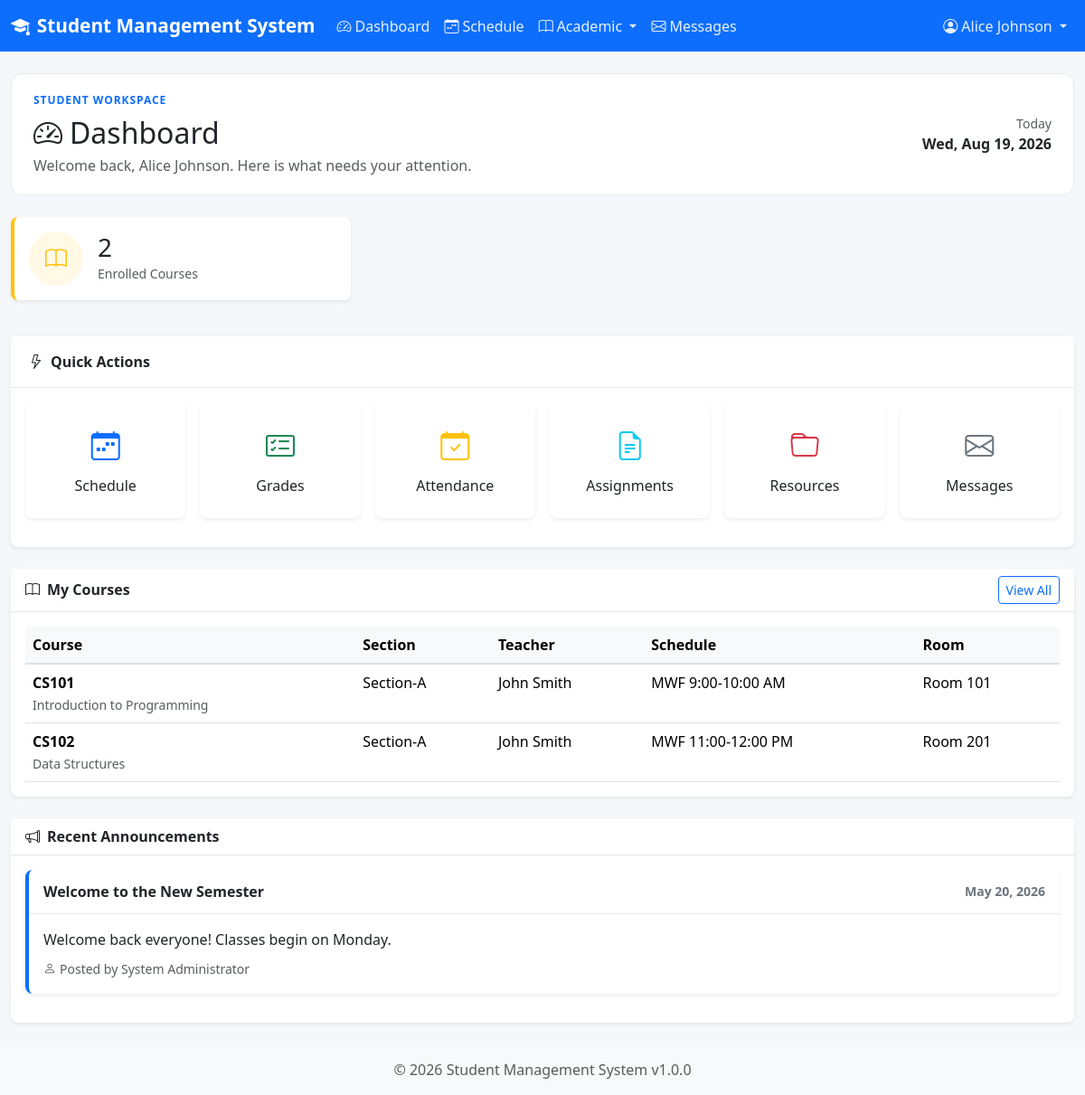
Page /dashboard.php (signed in) on the committed database.
### tables this page shows
CREATE TABLE IF NOT EXISTS user_profiles (
    id INT AUTO_INCREMENT PRIMARY KEY,
    user_id INT NOT NULL UNIQUE,
    email VARCHAR(100),
    phone VARCHAR(20),
    address TEXT,
    profile_pic_path VARCHAR(255) DEFAULT 'assets/images/default-avatar.png',
    date_of_birth DATE,
    created_at TIMESTAMP DEFAULT CURRENT_TIMESTAMP,
    updated_at TIMESTAMP DEFAULT CURRENT_TIMESTAMP ON UPDATE CURRENT_TIMESTAMP,
    FOREIGN KEY (user_id) REFERENCES users(id) ON DELETE CASCADE
);

CREATE TABLE IF NOT EXISTS users (
    id INT AUTO_INCREMENT PRIMARY KEY,
    username VARCHAR(50) NOT NULL UNIQUE,
    password VARCHAR(255) NOT NULL,
    role ENUM('admin', 'teacher', 'student') NOT NULL,
    full_name VARCHAR(100) NOT NULL,
    created_at TIMESTAMP DEFAULT CURRENT_TIMESTAMP,
    updated_at TIMESTAMP DEFAULT CURRENT_TIMESTAMP ON UPDATE CURRENT_TIMESTAMP
);

CREATE TABLE IF NOT EXISTS enrollments (
    id INT AUTO_INCREMENT PRIMARY KEY,
    student_id INT NOT NULL,
    section_id INT NOT NULL,
    enrollment_date DATE DEFAULT (CURRENT_DATE),
    status ENUM('enrolled', 'dropped', 'completed') DEFAULT 'enrolled',
    grade VARCHAR(5),
    created_at TIMESTAMP DEFAULT CURRENT_TIMESTAMP,
    updated_at TIMESTAMP DEFAULT CURRENT_TIMESTAMP ON UPDATE CURRENT_TIMESTAMP,
    FOREIGN KEY (student_id) REFERENCES users(id) ON DELETE CASCADE,
    FOREIGN KEY (section_id) REFERENCES sections(id) ON DELETE CASCADE,
    UNIQUE KEY unique_enrollment (student_id, section_id)
);

CREATE TABLE IF NOT EXISTS courses (
    id INT AUTO_INCREMENT PRIMARY KEY,
    course_code VARCHAR(20) NOT NULL UNIQUE,
    course_name VARCHAR(100) NOT NULL,
    description TEXT,
    credits INT DEFAULT 3,
    status ENUM('active', 'inactive') DEFAULT 'active',
    created_at TIMESTAMP DEFAULT CURRENT_TIMESTAMP,
    updated_at TIMESTAMP DEFAULT CURRENT_TIMESTAMP ON UPDATE CURRENT_TIMESTAMP
);

CREATE TABLE IF NOT EXISTS sections (
    id INT AUTO_INCREMENT PRIMARY KEY,
    section_name VARCHAR(50) NOT NULL,
    course_id INT NOT NULL,
    teacher_id INT,
    room_number VARCHAR(20),
    schedule_time VARCHAR(100),
    max_students INT DEFAULT 40,
    status ENUM('active', 'inactive') DEFAULT 'active',
    created_at TIMESTAMP DEFAULT CURRENT_TIMESTAMP,
    updated_at TIMESTAMP DEFAULT CURRENT_TIMESTAMP ON UPDATE CURRENT_TIMESTAMP,
    FOREIGN KEY (course_id) REFERENCES courses(id) ON DELETE CASCADE,
    FOREIGN KEY (teacher_id) REFERENCES users(id) ON DELETE SET NULL,
    UNIQUE KEY unique_section_course (section_name, course_id)
);

CREATE TABLE IF NOT EXISTS announcements (
    id INT AUTO_INCREMENT PRIMARY KEY,
    title VARCHAR(200) NOT NULL,
    content TEXT NOT NULL,
    target_role ENUM('all', 'admin', 'teacher', 'student') DEFAULT 'all',
    section_id INT,
    created_by INT,
    is_active TINYINT(1) DEFAULT 1,
    created_at TIMESTAMP DEFAULT CURRENT_TIMESTAMP,
    updated_at TIMESTAMP DEFAULT CURRENT_TIMESTAMP ON UPDATE CURRENT_TIMESTAMP,
    FOREIGN KEY (section_id) REFERENCES sections(id) ON DELETE CASCADE,
    FOREIGN KEY (created_by) REFERENCES users(id) ON DELETE SET NULL
);

### dashboard.php (the view, shortened to what the rows shown need)
<?php
require_once __DIR__ . '/includes/header.php';
require_once __DIR__ . '/includes/db_operations.php';
$userId = getCurrentUserId();
$role = getCurrentUserRole();
$user = getUserById($userId);
if (isAdmin()) {
    $stats = getAdminStats();
    $announcements = getAnnouncements('all', null, 5);
} elseif (isTeacher()) {
    $stats = getTeacherStats($userId);
    $sections = getSectionsByTeacher($userId);
    $announcements = getAnnouncements('teacher', null, 5);
} else {
    $stats = getStudentStats($userId);
    $enrolledSections = getStudentSections($userId);
    $announcements = getAnnouncements('student', null, 5);
}
?>
<div class="dashboard-hero d-flex flex-column flex-md-row justify-content-between align-items-md-center gap-3 mb-4">
    <div>
        <p class="eyebrow mb-2"><?= ucfirst(sanitize($role)) ?> workspace</p>
        <h2 class="mb-1"><i class="bi bi-speedometer2 me-2"></i>Dashboard</h2>
        <p class="text-muted mb-0">Welcome back, <?= sanitize($user['full_name']) ?>. Here is what needs your attention.</p>
    </div>
</div>
<?php if (isAdmin()): ?>
<div class="row mb-4">
    <div class="col-md-3 col-sm-6 mb-3">
        <div class="card stats-card students">
            <div class="card-body d-flex align-items-center">
                <div class="stats-icon me-3">
                    <i class="bi bi-people"></i>
                </div>
                <div>
                    <h3 class="mb-0"><?= $stats['total_students'] ?></h3>
                    <small class="text-muted">Total Students</small>
                </div>
            </div>
        </div>
    </div>
    <div class="col-md-3 col-sm-6 mb-3">
        <div class="card stats-card teachers">
            <div class="card-body d-flex align-items-center">
                <div class="stats-icon me-3">
                    <i class="bi bi-person-badge"></i>
                </div>
                <div>
                    <h3 class="mb-0"><?= $stats['total_teachers'] ?></h3>
                    <small class="text-muted">Total Teachers</small>
                </div>
            </div>
        </div>
    </div>
    <div class="col-md-3 col-sm-6 mb-3">
        <div class="card stats-card courses">
            <div class="card-body d-flex align-items-center">
                <div class="stats-icon me-3">
                    <i class="bi bi-book"></i>
                </div>
                <div>
                    <h3 class="mb-0"><?= $stats['total_courses'] ?></h3>
                    <small class="text-muted">Active Courses</small>
                </div>
            </div>
        </div>
    </div>
    <div class="col-md-3 col-sm-6 mb-3">
        <div class="card stats-card sections">
            <div class="card-body d-flex align-items-center">
                <div class="stats-icon me-3">
                    <i class="bi bi-diagram-3"></i>
                </div>
                <div>
                    <h3 class="mb-0"><?= $stats['total_sections'] ?></h3>
                    <small class="text-muted">Active Sections</small>
                </div>
            </div>
        </div>
    </div>
</div>
<div class="row mb-4">
    <div class="col-12">
        <div class="card">
            <div class="card-header">
                <i class="bi bi-lightning me-2"></i>Quick Actions
            </div>
            <div class="card-body">
                <div class="row">
                    <div class="col-md-3 col-6 mb-3">
                        <a href="<?= BASE_URL ?>modules/admin/manage_users.php?action=add&role=student" class="card quick-action-btn text-decoration-none">
                            <i class="bi bi-person-plus text-primary"></i>
                            <span>Add Student</span>
                        </a>
                    </div>
                    <div class="col-md-3 col-6 mb-3">
                        <a href="<?= BASE_URL ?>modules/admin/manage_users.php?action=add&role=teacher" class="card quick-action-btn text-decoration-none">
                            <i class="bi bi-person-badge text-success"></i>
                            <span>Add Teacher</span>
                        </a>
                    </div>
                    <div class="col-md-3 col-6 mb-3">
                        <a href="<?= BASE_URL ?>modules/admin/manage_courses.php?action=add" class="card quick-action-btn text-decoration-none">
                            <i class="bi bi-journal-plus text-warning"></i>
                            <span>Add Course</span>
                        </a>
                    </div>
                    <div class="col-md-3 col-6 mb-3">
                        <a href="<?= BASE_URL ?>modules/admin/announcements.php?action=add" class="card quick-action-btn text-decoration-none">
                            <i class="bi bi-megaphone text-info"></i>
                            <span>New Announcement</span>
                        </a>
                    </div>
                </div>
            </div>
        </div>
    </div>
</div>
<?php else: ?>
<div class="row mb-4">
    <div class="col-12">
        <div class="card">
            <div class="card-body">
                <?php if (empty($enrolledSections)): ?>
                <div class="empty-state">
                    <i class="bi bi-folder-x"></i>
                    <p>You are not enrolled in any courses yet.</p>
                </div>
                <?php else: ?>
                <div class="table-responsive">
                    <table class="table table-hover">
                        <thead>
                            <tr>
                                <th>Course</th>
                                <th>Section</th>
                                <th>Teacher</th>
                                <th>Schedule</th>
                                <th>Room</th>
                            </tr>
                        </thead>
                        <tbody>
                            <?php foreach ($enrolledSections as $enrollment): ?>
                            <tr>
                                <td>
                                    <strong><?= sanitize($enrollment['course_code']) ?></strong><br>
                                    <small class="text-muted"><?= sanitize($enrollment['course_name']) ?></small>
                                </td>
                                <td><?= sanitize($enrollment['section_name']) ?></td>
                                <td><?= sanitize($enrollment['teacher_name'] ?: 'TBA') ?></td>
                                <td><?= sanitize($enrollment['schedule_time'] ?: 'TBA') ?></td>
                                <td><?= sanitize($enrollment['room_number'] ?: 'TBA') ?></td>
                            </tr>
                            <?php endforeach; ?>
                        </tbody>
                    </table>
                </div>
                <?php endif; ?>
            </div>
        </div>
    </div>
</div>
<?php endif; ?>
<div class="row">
    <div class="col-12">
        <div class="card">
            <div class="card-body">
                <?php if (empty($announcements)): ?>
                <div class="empty-state">
                    <i class="bi bi-megaphone"></i>
                    <p>No announcements at this time.</p>
                </div>
                <?php else: ?>
                <?php foreach ($announcements as $announcement): ?>
                <div class="card announcement-card">
                    <div class="card-header d-flex justify-content-between align-items-center">
                        <strong><?= sanitize($announcement['title']) ?></strong>
                        <span class="announcement-meta"><?= timeAgo($announcement['created_at']) ?></span>
                    </div>
                    <div class="card-body">
                        <p class="mb-2"><?= nl2br(sanitize($announcement['content'])) ?></p>
                        <small class="text-muted">
                            <i class="bi bi-person me-1"></i>Posted by <?= sanitize($announcement['author_name'] ?: 'System') ?>
                        </small>
                    </div>
                </div>
                <?php endforeach; ?>
                <?php endif; ?>
            </div>
        </div>
    </div>
</div>
<?php require_once __DIR__ . '/includes/footer.php'; ?>

### rows in the picture
user_profiles: user.full_name "Alice Johnson"
enrollments: courses.course_code "CS101", courses.course_name "Introduction to Programming", section.section_name "Section-A", users.full_name "John Smith", section.schedule_time "MWF 9:00-10:00 AM", section.room_number "Room 101"
enrollments: courses.course_code "CS102", courses.course_name "Data Structures", section.section_name "Section-A", users.full_name "John Smith", section.schedule_time "MWF 11:00-12:00 PM", section.room_number "Room 201"
announcements: title "Welcome to the New Semester", created_at "May 20, 2026", content "Welcome back everyone! Classes begin on Monday.", created_by.full_name "System Administrator"

### other values in the picture
APP_NAME "Student Management System"
getCurrentUserName() "Alice Johnson"
$role "STUDENT"
$stats['enrolled_courses'] "2"
APP_VERSION "1.0.0"
